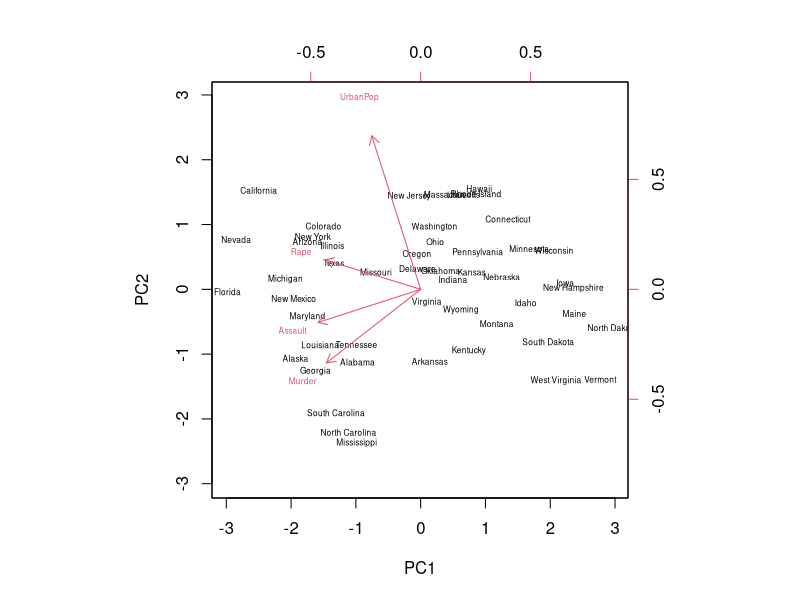
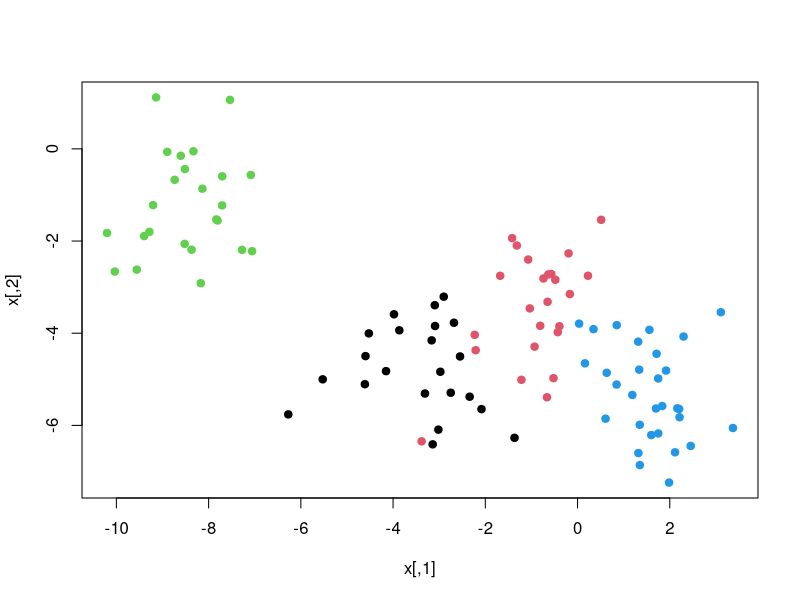
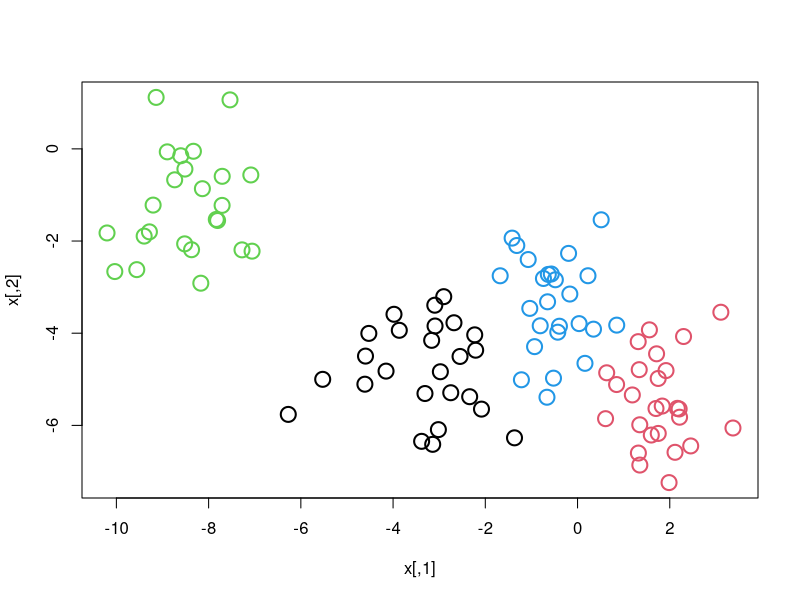
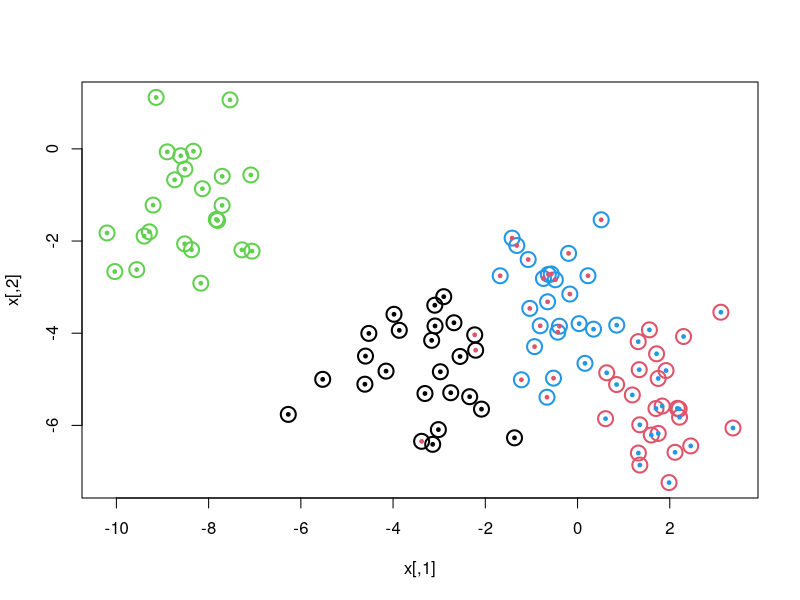
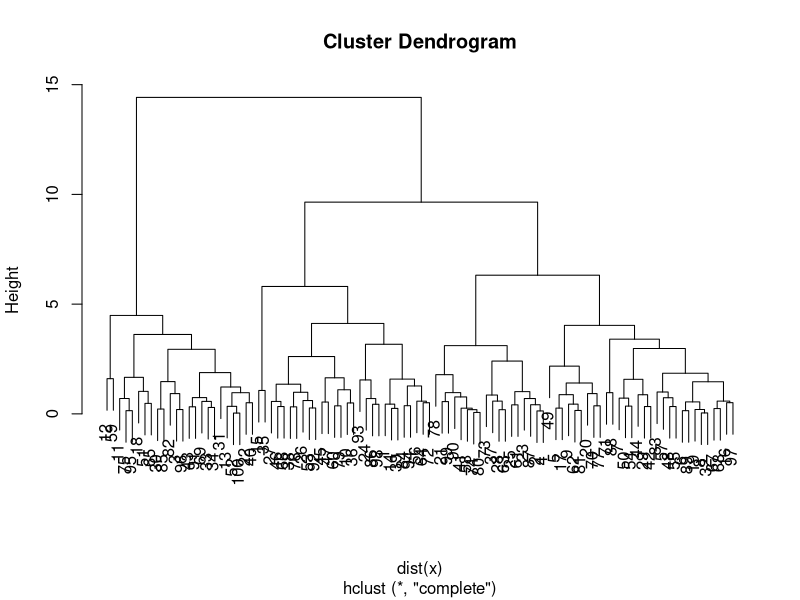
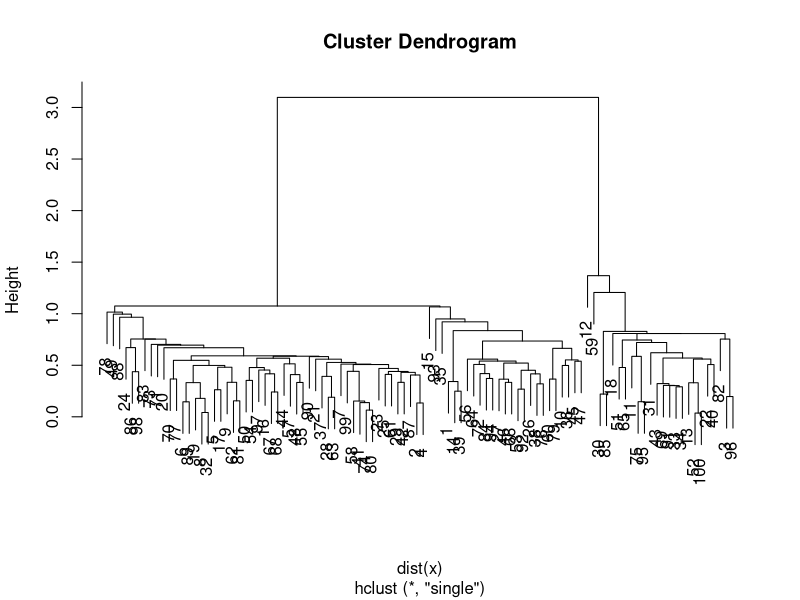
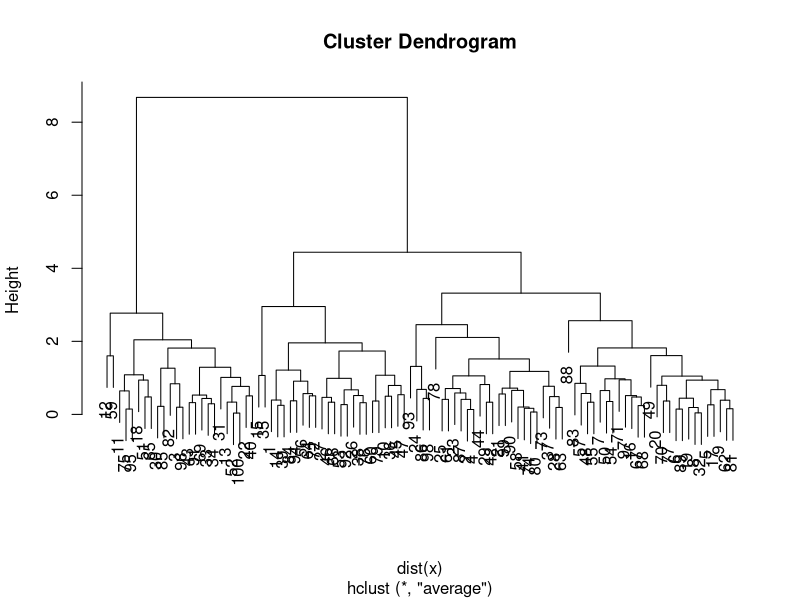
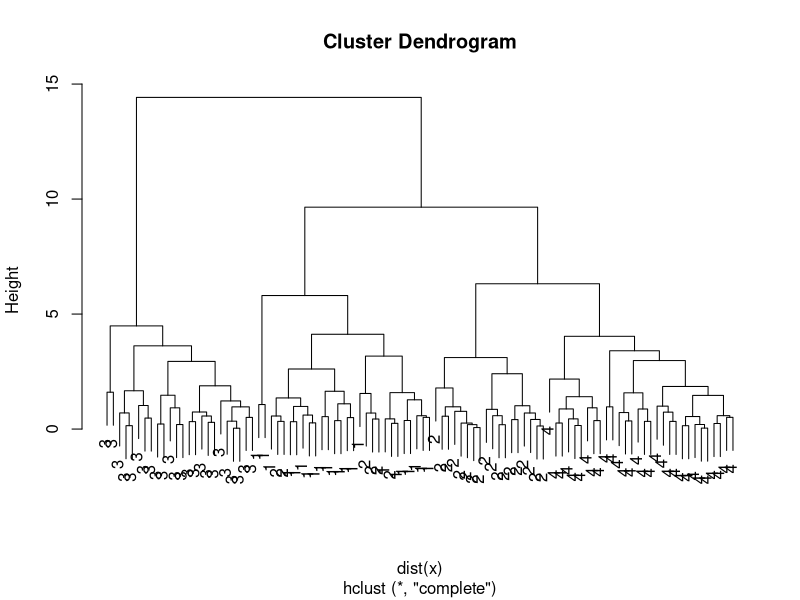

These figures' R source, in order:
## ---- chunk 1
dimnames(USArrests)
## ---- chunk 2
apply(USArrests,2,mean)
apply(USArrests,2,var)
## ---- chunk 3
pca.out = prcomp(USArrests, scale=TRUE)
## ---- chunk 4
pca.out
## ---- chunk 5
names(pca.out)
## ---- chunk 6
biplot(pca.out, scale= 0, cex= 0.5)
## ---- chunk 7
set.seed(99)
x = matrix(rnorm(100*2),100,2)
xmean = matrix(rnorm(8,sd=4),4,2)
which = sample(1:4, 100, replace= TRUE)
x = x + xmean[which,] #Important step- xmean is 4 row matrix but indexing it with 100 rows
plot(x, col= which, pch= 19)
## ---- chunk 8
km.out = kmeans(x,4, nstart=) #no. of cluster=4, do 15 random starts
km.out
## ---- chunk 9
plot(x, col= km.out$cluster, cex=2, pch=1, lwd=2)
## ---- chunk 10
plot(x, col= km.out$cluster, cex=2, pch=1, lwd=2)
points(x,col= which, pch=19, cex=0.5)
## ---- chunk 11
hc.complete = hclust(dist(x), method="complete")
#method = complete means largest pairwise diatance to perform clustering, first argument is disssimilarity structure
plot(hc.complete)
## ---- chunk 12
hc.single = hclust(dist(x), method = "single")
plot(hc.single)
## ---- chunk 13
hc.average = hclust(dist(x), method= "average")
plot(hc.average)
## ---- chunk 14
hc.cut  = cutree(hc.complete,4)
table(hc.cut, which)
## ---- chunk 15
table(hc.cut, km.out$cluster)
## ---- chunk 16
plot(hc.complete, labels= which)
